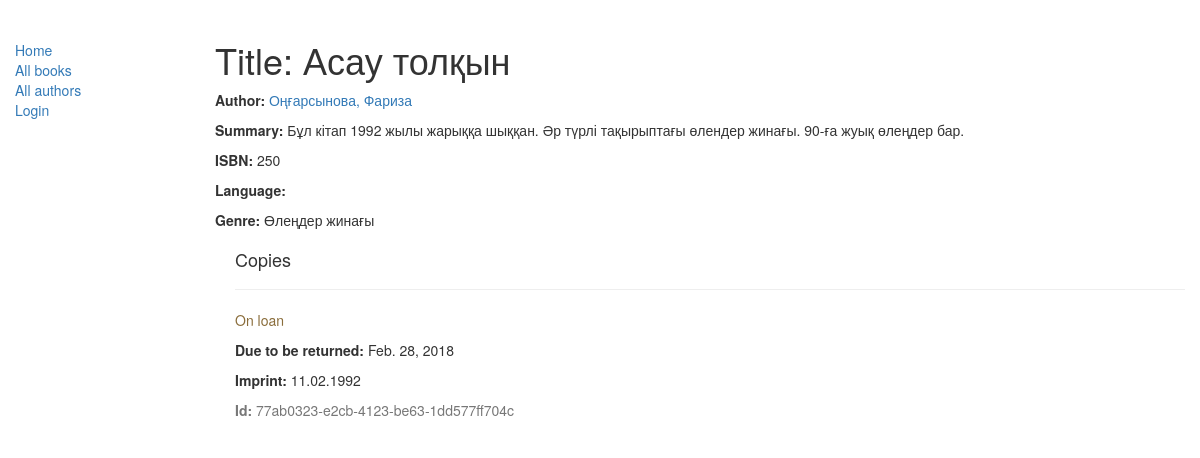
/catalog/book/1, run on the app's committed database.
### catalog/models.py (models this page shows, shortened)
class Book(models.Model):
    title = models.CharField(max_length=200)
    author = models.ForeignKey('Author', on_delete=models.SET_NULL, null=True)
    summary = models.TextField(max_length=1000, help_text='Кітаптың сипаттамасын еңгізіңіз')
    isbn = models.CharField('ISBN',max_length=15, help_text='15 Character <a href="https://www.isbn-international.org/content/what-isbn">ISBN number</a>')
    genre = models.ManyToManyField(Genre, help_text='Select a genre for this book')
    def display_genre(self):
        """
        Creates a string for the Genre. This is required to display genre in Admin.
        """
        return ', '.join([ genre.name for genre in self.genre.all()[:3] ])
    display_genre.short_description = 'Genre'

class Author(models.Model):
    first_name = models.CharField(max_length=100)
    last_name = models.CharField(max_length=100)
    date_of_birth = models.DateField(null=True, blank=True)
    date_of_death = models.DateField('Died', null=True, blank=True)
    class Meta:
        ordering = ["last_name","first_name"]
    def __str__(self):
        return '{0}, {1}'.format(self.last_name,self.first_name)

class Genre(models.Model):
    name = models.CharField(max_length=200, help_text="Санатты енгізіңіз")
    def __str__(self):
        return self.name

class BookInstance(models.Model):
    """
    Model representing a specific copy of a book (i.e. that can be borrowed from the library).
    """
    borrower = models.ForeignKey(User, on_delete=models.SET_NULL, null=True, blank=True)
    id = models.UUIDField(primary_key=True, default=uuid.uuid4, help_text="Unique ID for this particular book across whole library")
    book = models.ForeignKey('Book', on_delete=models.SET_NULL, null=True)
    imprint = models.CharField(max_length=200)
    due_back = models.DateField(null=True, blank=True)
    LOAN_STATUS = (
        ('m', 'Maintenance'),
        ('o', 'On loan'),
        ('a', 'Available'),
        ('r', 'Reserved'),
    )
    status = models.CharField(max_length=1, choices=LOAN_STATUS, blank=True, default='m', help_text='Book availability')
    class Meta:
        ordering = ["due_back"]
        permissions = (("can_mark_returned", "Set book as returned"),)

### catalog/views.py (the view)
# urls.py: path('book/<int:pk>', views.BookDetailView.as_view(), name='book-detail'),
class BookDetailView(generic.DetailView):
    model = Book

### catalog/templates/catalog/book_detail.html
{% extends "base_generic.html" %}
{% block content %}
  <h1>Title: {{ book.title }}</h1>
  <p><strong>Author:</strong> <a href="{% url 'author-detail' book.author.pk %}">{{ book.author }}</a></p>
  <p><strong>Summary:</strong> {{ book.summary }}</p>
  <p><strong>ISBN:</strong> {{ book.isbn }}</p>
  <p><strong>Language:</strong> {{ book.language }}</p>
  <p><strong>Genre:</strong> {% for genre in book.genre.all %} {{ genre }}{% if not forloop.last %}, {% endif %}{% endfor %}</p>
  <div style="margin-left:20px;margin-top:20px">
    <h4>Copies</h4>
    {% for copy in book.bookinstance_set.all %}
    <hr>
    <p class="{% if copy.status == 'a' %}text-success{% elif copy.status == 'm' %}text-danger{% else %}text-warning{% endif %}">{{ copy.get_status_display }}</p>
    {% if copy.status != 'a' %}<p><strong>Due to be returned:</strong> {{copy.due_back}}</p>{% endif %}
    <p><strong>Imprint:</strong> {{copy.imprint}}</p>
    <p class="text-muted"><strong>Id:</strong> {{copy.id}}</p>
    {% endfor %}
  </div>
{% endblock %}

### data on the page
Book: title "Асау толқын", author "Оңғарсынова, Фариза", summary "Бұл кітап 1992 жылы жарыққа шыққан. Әр түрлі тақырыптағы өлендер жинағы. 90-ға жуық өлеңдер бар.", isbn "250"
Genre: name "Өлеңдер жинағы"
BookInstance: status "On loan", due_back "Feb. 28, 2018", imprint "11.02.1992", id "77ab0323-e2cb-4123-be63-1dd577ff704c"
